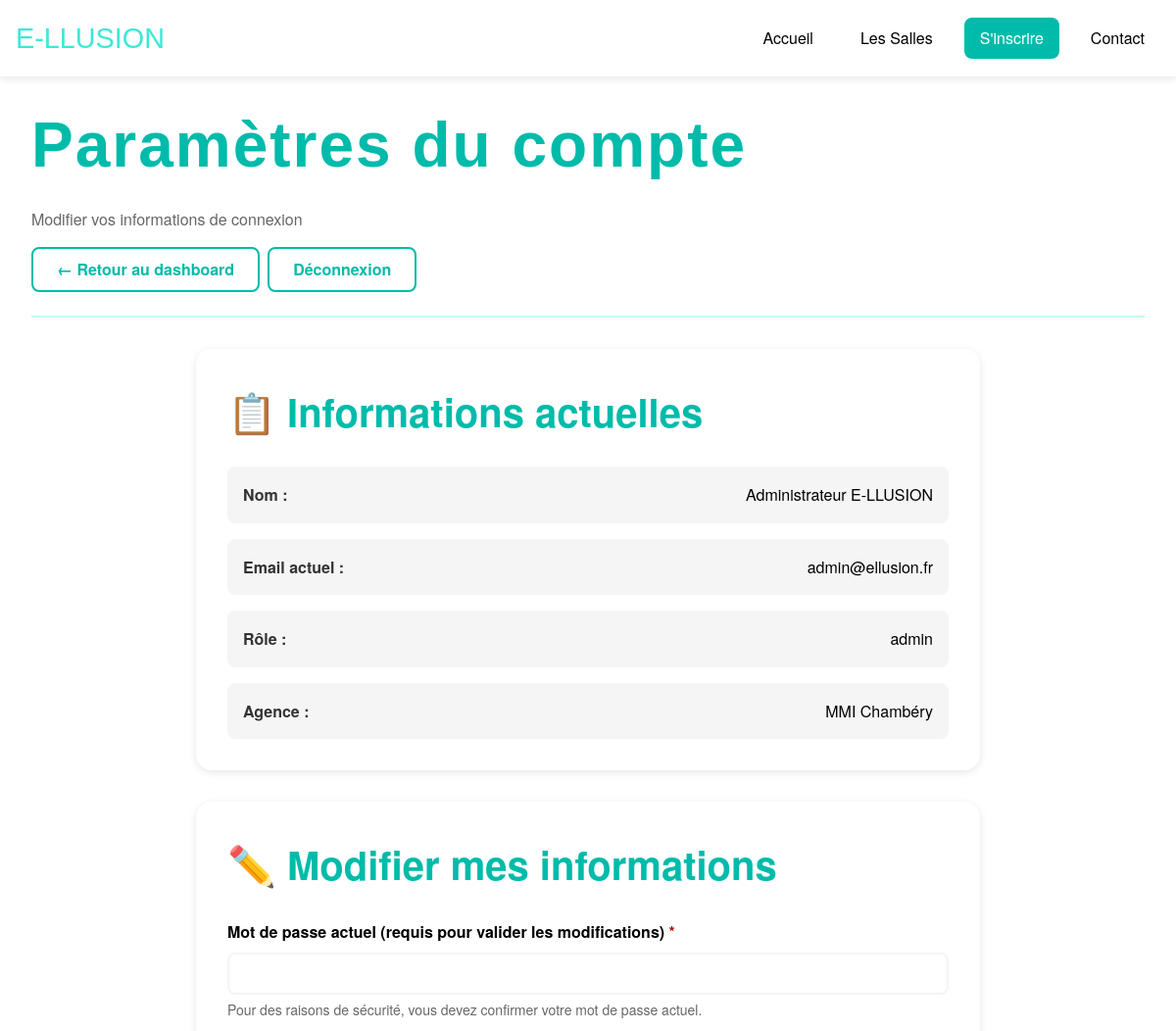
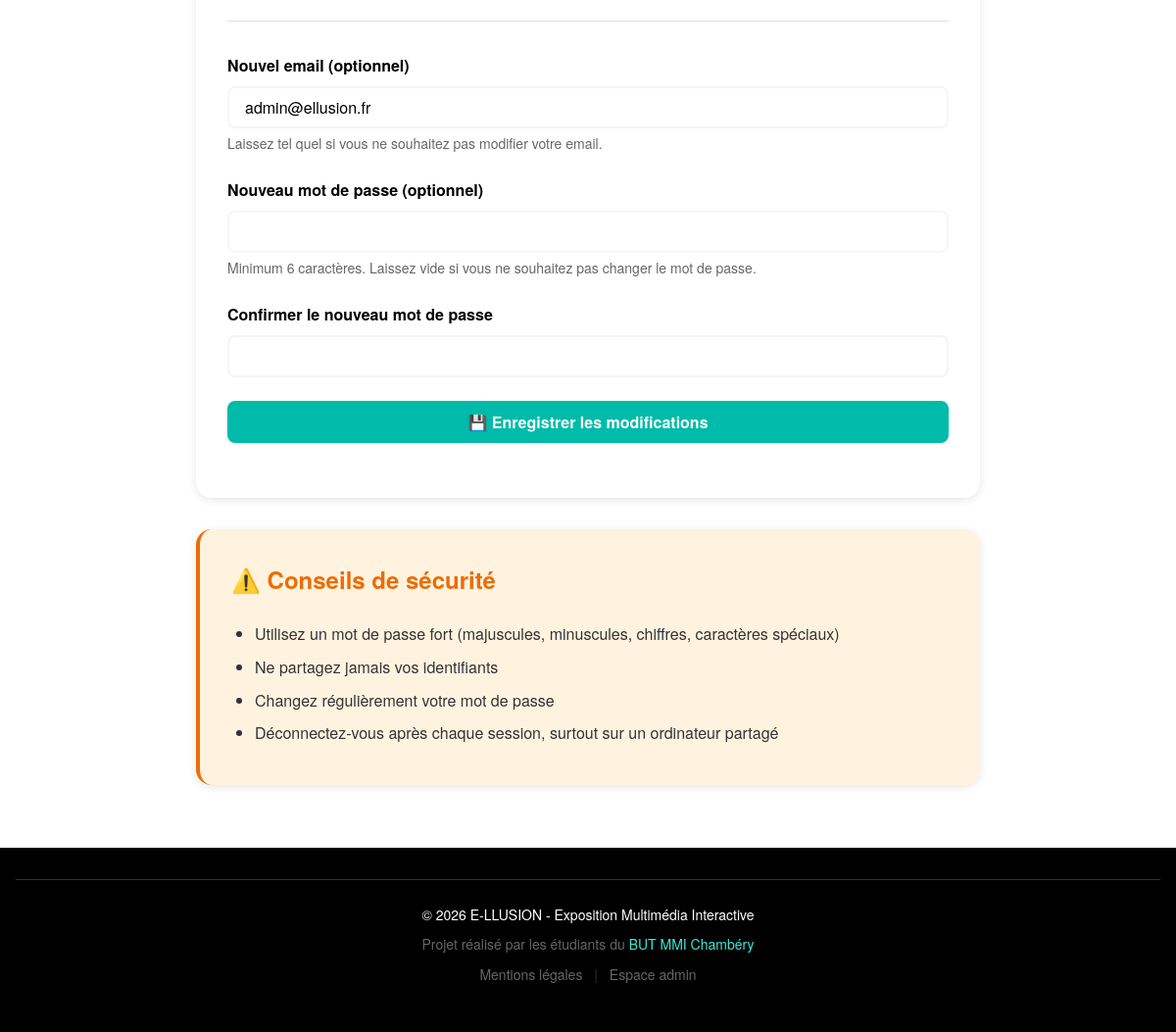
Page /admin/parametres.php (signed in) on the committed database (2 pictures, top to bottom).
### tables this page shows
CREATE TABLE IF NOT EXISTS utilisateurs (
    id_utilisateur INT AUTO_INCREMENT PRIMARY KEY,
    email VARCHAR(255) NOT NULL UNIQUE COMMENT 'Email de connexion',
    mot_de_passe VARCHAR(255) NOT NULL COMMENT 'Mot de passe hashé (password_hash)',
    nom VARCHAR(100) NOT NULL COMMENT 'Nom de utilisateur',
    prenom VARCHAR(100) NOT NULL COMMENT 'Prénom de utilisateur',
    role ENUM('admin', 'referent') NOT NULL DEFAULT 'referent' COMMENT 'Rôle de utilisateur',
    agence VARCHAR(100) COMMENT 'Agence ou département (optionnel)'
);

### includes/functions.php (called while the page is built, shortened)
<?php
function sanitize(?string $string): string {
    return htmlspecialchars($string, ENT_QUOTES, 'UTF-8');
}

### admin/parametres.php (the view, shortened to what this page needs)
<?php
require_once __DIR__ . '/../includes/functions.php';
$pdo = getPDO();
$stmt = $pdo->prepare("
    SELECT email, nom, prenom, role, agence
    FROM utilisateurs
    WHERE id_utilisateur = :id
");
$stmt->bindValue(':id', $_SESSION['user_id'], PDO::PARAM_INT);
$stmt->execute();
$userInfo = $stmt->fetch();
require_once __DIR__ . '/../includes/header.php';
?>
<div class="admin-header">
    <div>
        <h1 class="admin-title">Paramètres du compte</h1>
        <p>Modifier vos informations de connexion</p>
    </div>
    <div class="admin-actions">
        <a href="dashboard.php" class="btn btn-secondary">
            ← Retour au dashboard
        </a>
        <a href="logout.php" class="btn btn-secondary">
            Déconnexion
        </a>
    </div>
</div>
<div class="parametres-container">
    <section class="info-section">
        <h2>📋 Informations actuelles</h2>
        <div class="info-grid">
            <div class="info-item">
                <span class="info-label">Nom :</span>
                <span class="info-value"><?php echo sanitize($userInfo['nom'] . ' ' . $userInfo['prenom']); ?></span>
            </div>
            <div class="info-item">
                <span class="info-label">Email actuel :</span>
                <span class="info-value"><?php echo sanitize($userInfo['email']); ?></span>
            </div>
            <div class="info-item">
                <span class="info-label">Rôle :</span>
                <span class="info-value"><?php echo sanitize($userInfo['role']); ?></span>
            </div>
            <?php if (!empty($userInfo['agence'])): ?>
            <div class="info-item">
                <span class="info-label">Agence :</span>
                <span class="info-value"><?php echo sanitize($userInfo['agence']); ?></span>
            </div>
            <?php endif; ?>
        </div>
    </section>
    <section class="form-section">
        <h2>✏️ Modifier mes informations</h2>
        <form method="POST" action="parametres.php">
            <div class="form-group">
                <label for="password_actuel" class="form-label form-label-required">
                    Mot de passe actuel (requis pour valider les modifications)
                </label>
                <input type="password"
                       id="password_actuel"
                       name="password_actuel"
                       class="form-input"
                       required
                       autocomplete="current-password">
                <p class="form-hint">Pour des raisons de sécurité, vous devez confirmer votre mot de passe actuel.</p>
            </div>
            <hr style="margin: 2rem 0; border: none; border-top: 1px solid #e0e0e0;">
            <div class="form-group">
                <label for="email" class="form-label">Nouvel email (optionnel)</label>
                <input type="email"
                       id="email"
                       name="email"
                       class="form-input"
                       value="<?php echo sanitize($userInfo['email']); ?>"
                       autocomplete="email">
                <p class="form-hint">Laissez tel quel si vous ne souhaitez pas modifier votre email.</p>
            </div>
            <div class="form-group">
                <label for="nouveau_password" class="form-label">Nouveau mot de passe (optionnel)</label>
                <input type="password"
                       id="nouveau_password"
                       name="nouveau_password"
                       class="form-input"
                       autocomplete="new-password"
                       minlength="6">
                <p class="form-hint">Minimum 6 caractères. Laissez vide si vous ne souhaitez pas changer le mot de passe.</p>
            </div>
            <div class="form-group">
                <label for="confirmation_password" class="form-label">Confirmer le nouveau mot de passe</label>
                <input type="password"
                       id="confirmation_password"
                       name="confirmation_password"
                       class="form-input"
                       autocomplete="new-password"
                       minlength="6">
            </div>
            <div class="form-group">
                <button type="submit" class="btn btn-primary btn-block">
                    💾 Enregistrer les modifications
                </button>
            </div>
        </form>
    </section>
    <section class="warning-section">
        <h3>⚠️ Conseils de sécurité</h3>
        <ul>
            <li>Utilisez un mot de passe fort (majuscules, minuscules, chiffres, caractères spéciaux)</li>
            <li>Ne partagez jamais vos identifiants</li>
            <li>Changez régulièrement votre mot de passe</li>
            <li>Déconnectez-vous après chaque session, surtout sur un ordinateur partagé</li>
        </ul>
    </section>
</div>
<?php require_once __DIR__ . '/../includes/footer.php'; ?>

### assets/css/style.css (style rules this page uses)
:root { --cyan-clair: #c5f9f2; --cyan: #3ce8d7; --cyan-fonce: #00bbaa; --noir: #000000; --blanc: #ffffff; --rouge: #af0000; --gris-clair: #f5f5f5; --gris: #666666; --gris-fonce: #333333; --erreur: #d32f2f; --succes: #2e7d32; --warning: #ed6c02; --font-pixel: 'CutePixel', 'Arial', sans-serif; --font-main: 'Helvetica Neue', 'Helvetica', 'Arial', sans-serif; --font-size-base: 16px; --font-size-small: 14px; --font-size-large: 18px; --font-size-h1: 3rem; --font-size-h2: 2rem; --font-size-h3: 1.5rem; --font-size-h4: 1.25rem; --spacing-xs: 0.25rem; --spacing-sm: 0.5rem; --spacing-md: 1rem; --spacing-lg: 1.5rem; --spacing-xl: 2rem; --spacing-xxl: 3rem; --border-radius: 8px; --border-radius-lg: 16px; --shadow: 0 2px 8px rgba(0, 0, 0, 0.1); --shadow-lg: 0 4px 16px rgba(0, 0, 0, 0.15); --transition: 0.3s ease; --max-width: 1200px; }
*, *::before, *::after { box-sizing: border-box; margin: 0; padding: 0; }
html { font-size: var(--font-size-base); scroll-behavior: smooth; }
body { font-family: var(--font-main); font-size: 1rem; line-height: 1.6; color: var(--noir); background-color: var(--blanc); min-height: 100vh; display: flex; flex-direction: column; }
a { color: var(--cyan-fonce); text-decoration: none; transition: color var(--transition); }
h1, .h1 { font-family: var(--font-pixel); font-size: var(--font-size-h1); color: var(--cyan); line-height: 1.2; margin-bottom: var(--spacing-lg); letter-spacing: 2px; }
h2, .h2 { font-family: var(--font-main); font-weight: 700; font-size: var(--font-size-h2); color: var(--cyan-fonce); margin-bottom: var(--spacing-md); }
h3, .h3 { font-family: var(--font-main); font-weight: 700; font-size: var(--font-size-h3); color: var(--noir); margin-bottom: var(--spacing-sm); }
p { margin-bottom: var(--spacing-md); }
.btn { display: inline-block; padding: var(--spacing-sm) var(--spacing-lg); font-family: var(--font-main); font-size: 1rem; font-weight: 600; text-align: center; text-decoration: none; border: 2px solid transparent; border-radius: var(--border-radius); cursor: pointer; transition: all var(--transition); }
.btn-primary { background: var(--cyan-fonce); color: var(--blanc); border-color: var(--cyan-fonce); }
.btn-secondary { background: transparent; color: var(--cyan-fonce); border-color: var(--cyan-fonce); }
.btn-block { display: block; width: 100%; }
.form-group { margin-bottom: var(--spacing-lg); }
.form-label { display: block; font-weight: 600; margin-bottom: var(--spacing-sm); color: var(--noir); }
.form-label-required::after { content: ' *'; color: var(--rouge); }
.form-input, .form-select, .form-textarea { width: 100%; padding: var(--spacing-sm) var(--spacing-md); font-family: var(--font-main); font-size: 1rem; color: var(--noir); background: var(--blanc); border: 2px solid var(--gris-clair); border-radius: var(--border-radius); transition: border-color var(--transition); }
.form-input::placeholder { color: var(--gris); }
.form-hint { font-size: var(--font-size-small); color: var(--gris); margin-top: var(--spacing-xs); }
.admin-header { display: flex; flex-wrap: wrap; justify-content: space-between; align-items: flex-start; gap: var(--spacing-md); margin-bottom: var(--spacing-xl); padding-bottom: var(--spacing-lg); border-bottom: 2px solid var(--cyan-clair); }
.admin-header p { color: var(--gris); margin: 0; }
.admin-title { color: var(--cyan-fonce); }
.admin-actions { display: flex; gap: var(--spacing-sm); flex-wrap: wrap; }
@media (min-width: 768px) { :root { --font-size-h1: 4rem; --font-size-h2: 2.5rem; } }

### admin/parametres.php (style rules this page uses)
.parametres-container { max-width: 800px; margin: 0 auto; }
.info-section, .form-section, .warning-section { background: var(--blanc); border-radius: var(--border-radius-lg); padding: var(--spacing-xl); margin-bottom: var(--spacing-xl); box-shadow: var(--shadow); }
.info-section h2, .form-section h2, .warning-section h3 { color: var(--cyan-fonce); margin-bottom: var(--spacing-lg); }
.info-grid { display: grid; gap: var(--spacing-md); }
.info-item { display: flex; justify-content: space-between; padding: var(--spacing-md); background: var(--gris-clair); border-radius: var(--border-radius); }
.info-label { font-weight: 600; color: var(--gris-fonce); }
.info-value { color: var(--noir); }
.warning-section { background: #fff3e0; border-left: 4px solid var(--warning); }
.warning-section h3 { color: var(--warning); margin-top: 0; }
.warning-section ul { margin: 0; padding-left: var(--spacing-lg); }
.warning-section li { margin-bottom: var(--spacing-sm); color: var(--gris-fonce); }

### rows in the picture
utilisateurs: nom+prenom "Administrateur E-LLUSION", email "admin@ellusion.fr", role "admin", agence "MMI Chambéry"
